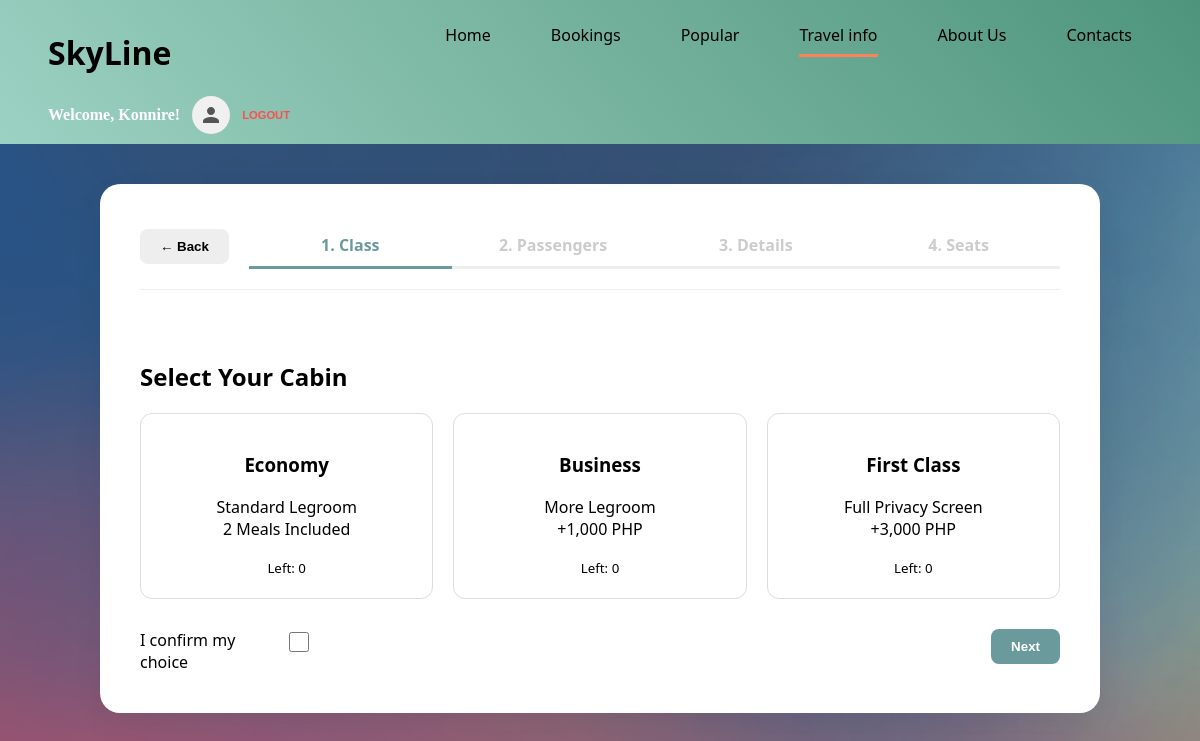
Screenshot of /checkout/1 (signed in) with the database file from the repository.
### app.py (models this page shows)
class Flight(db.Model):
    id = db.Column(db.Integer, primary_key=True)
    from_country = db.Column(db.String(50), nullable=False)
    from_city = db.Column(db.String(50), nullable=False)
    to_country = db.Column(db.String(50), nullable=False)
    to_city = db.Column(db.String(50), nullable=False)
    dep_date = db.Column(db.String(20), nullable=False)
    dep_time = db.Column(db.String(20), nullable=False)
    ret_date = db.Column(db.String(20), nullable=False)
    ret_time = db.Column(db.String(20), nullable=False)
    duration = db.Column(db.String(20), nullable=False)
    tickets_economy = db.Column(db.Integer)
    tickets_business = db.Column(db.Integer)
    tickets_first = db.Column(db.Integer)
    price = db.Column(db.Float, nullable=False)
    promo_code = db.Column(db.String(50), nullable=False)
    trip_type=db.Column(db.String(50), nullable=False)

### app.py (the view)
@app.route('/checkout/<int:flight_id>')
def checkout(flight_id):
    flight = Flight.query.get_or_404(flight_id)
    return render_template('checkout.html', flight=flight, calc_arrival=calculate_arrival)

### templates/checkout.html (shortened to what this page needs)
<!DOCTYPE html>
<html lang="en">
<head>
    <link rel="stylesheet" href="{{ url_for('static', filename='style.css') }}">
    <link rel="stylesheet" href="{{ url_for('static', filename='checkout.css') }}">
</head>
<body>
<div class="nav">
            <div class="logo"><h1>SkyLine</h1></div>
            <ul class="nav-container">
                <li class="nav-buttons"><a href="{{ url_for('index') }}">Home<hr class="n1"></a></li>
                <li class="nav-buttons"><a href="{{ url_for('booking') }}">Bookings<hr class="n2"></a></li>
                <li class="nav-buttons"><a href="#">Popular<hr class="n3"></a></li>
                <li class="nav-buttons">
                    <a href="#">Travel info<hr class="n3" style="width: 100%;"></a>
                </li>
                <li class="nav-buttons"><a href="{{ url_for('about') }}#about">About Us<hr class="n4"></a></li>
                <li class="nav-buttons"><a href="{{ url_for('contact') }}#contact">Contacts<hr class="n5"></a></li>
            </ul>
            <div class="nav-auth">
                    {% if session['user_id'] %}
                        <div class="user-profile" style="display: flex; align-items: center; gap: 12px;">
                            <span class="user-name" style="color: white; font-family: 'Bookman Old Style'; font-weight: bold;">
                                Welcome, {{ session['first_name'] }}!
                            </span>
                            <div class="avatar-circle" style="width: 38px; height: 38px; background-color: #f0f0f0; border-radius: 50%; display: flex; align-items: center; justify-content: center;">
                                <svg viewBox="0 0 24 24" fill="#555" width="24px" height="24px">
                                    <path d="M12 12c2.21 0 4-1.79 4-4s-1.79-4-4-4-4 1.79-4 4 1.79 4 4 4zm0 2c-2.67 0-8 1.34-8 4v2h16v-2c0-2.66-5.33-4-8-4z"/>
                                </svg>
                            </div>
                            <a href="{{ url_for('logout') }}" style="color: #ff4d4d; font-size: 0.7rem; text-decoration: none; text-transform: uppercase; font-family: sans-serif; font-weight: bold;">Logout</a>
                        </div>
                    {% else %}
                        <button class="log-in">
                            <a style="font-family: 'Bookman Old Style';" href="{{ url_for('login') }}">Log In</a>
                        </button>
                    {% endif %}
                </div>
        </div>
<div class="booking-wrapper">
    <div class="nav-header">
        <button class="back-btn" onclick="goBack()">← Back</button>
        <div class="step-tabs">
            <div class="tab active" id="t1">1. Class</div>
            <div class="tab" id="t2">2. Passengers</div>
            <div class="tab" id="t3">3. Details</div>
            <div class="tab" id="t4">4. Seats</div>
        </div>
    </div>
    <form id="master_booking_form" action="{{ url_for('process_booking', flight_id=flight.id) }}" method="POST">
        <div class="step-content active" id="step1">
            <h2>Select Your Cabin</h2>
            <div class="tier-container">
                <div class="tier-box" onclick="setTier('economy', 0)">
                    <h3>Economy</h3>
                    <p>Standard Legroom<br>2 Meals Included</p>
                    <small>Left: {{ flight.tickets_economy }}</small>
                </div>
                <div class="tier-box" onclick="setTier('business', 1000)">
                    <h3>Business</h3>
                    <p>More Legroom<br>+1,000 PHP</p>
                    <small>Left: {{ flight.tickets_business }}</small>
                </div>
                <div class="tier-box" onclick="setTier('first', 3000)">
                    <h3>First Class</h3>
                    <p>Full Privacy Screen<br>+3,000 PHP</p>
                    <small>Left: {{ flight.tickets_first }}</small>
                </div>
            </div>
            <div style="display: inline-flex; height: fit-content;"><p style="width: 145px; padding: 0;margin: 0;">I confirm my choice</p><input type="checkbox" id="c1" style="padding: 0; height: 20px; width:20px;"> </div>
            <button type="button" class="back-btn" style="float:right; background:var(--primary); color:white;" onclick="nextStep(2)">Next</button>
        </div>
    </form>
</div>
</body>
</html>

### static/style.css (style rules this page uses)
html, body { margin: 0; padding: 0; background-color: rgb(255, 255, 255); font-family: 'Franklin Gothic Medium'; scroll-behavior: smooth; overflow-x: hidden; width: 100%; }
* { box-sizing: border-box; }
.nav { width: 100%; height: auto; min-height: 60px; background-image: linear-gradient(50deg, #b5eed1d0, #4e947c); display: flex; flex-wrap: wrap; align-items: center; justify-content: space-between; padding: 10px 4%; margin: 0 0; overflow: visible; }
.nav hr { height: 3px; border: none; background-color: #ff815b; width: 0px; transition: width 0.3s ease-out; }
.logo { margin: auto 0; }
.nav-container { width: auto; max-width: 100%; display: flex; gap: 20px; margin-top: 0; }
.nav-container, .nav-buttons, a { text-decoration: none; list-style-type: none; color: black; }
.nav-buttons { position: relative; list-style: none; padding: 10px 20px; }

### static/checkout.css (style rules this page uses)
:root { --primary: #6b9a9d; --secondary: #4a6d70; --accent: #ff99cc; --occupied: #ff4d4d; --bg: #f0f4f4; }
body { background-image: url(images/booking.webp); font-family: 'Segoe UI', sans-serif; margin: 0; min-height: 120vh; }
.nav-header { display: flex; align-items: center; margin-bottom: 30px; gap: 20px; border-bottom: 1px solid #eee; padding-bottom: 20px; }
.back-btn { background: #eee; border: none; padding: 10px 20px; border-radius: 8px; cursor: pointer; font-weight: bold; transition: 0.3s; }
.booking-wrapper { max-width: 1000px; margin: 40px auto; padding: 40px; border-radius: 20px; background-color: rgb(255, 255, 255); box-shadow: 0 10px 30px rgba(0, 0, 0, 0.05); min-height: fit-content; }
.step-tabs { flex-grow: 1; display: flex; justify-content: space-around; }
.tab { padding: 10px; font-weight: bold; color: #ccc; border-bottom: 3px solid #eee; transition: 0.3s; flex: 1; text-align: center; }
.tab.active { color: var(--primary); border-bottom: 3px solid var(--primary); }
.step-content { display: none; padding-top: 20px; }
.step-content.active { display: block; }
.tier-container { display: flex; gap: 20px; margin-bottom: 30px; }
.tier-box { flex: 1; border: 1px solid #ddd; padding: 20px; border-radius: 12px; cursor: pointer; text-align: center; transition: 0.3s; }
input, select { padding: 12px; border: 1px solid #ddd; border-radius: 8px; width: 100%; }

### rows the page displays
Flight: tickets_economy "0", tickets_business "0", tickets_first "0"

### other values shown
{{ session['first_name'] }} "Konnire"
